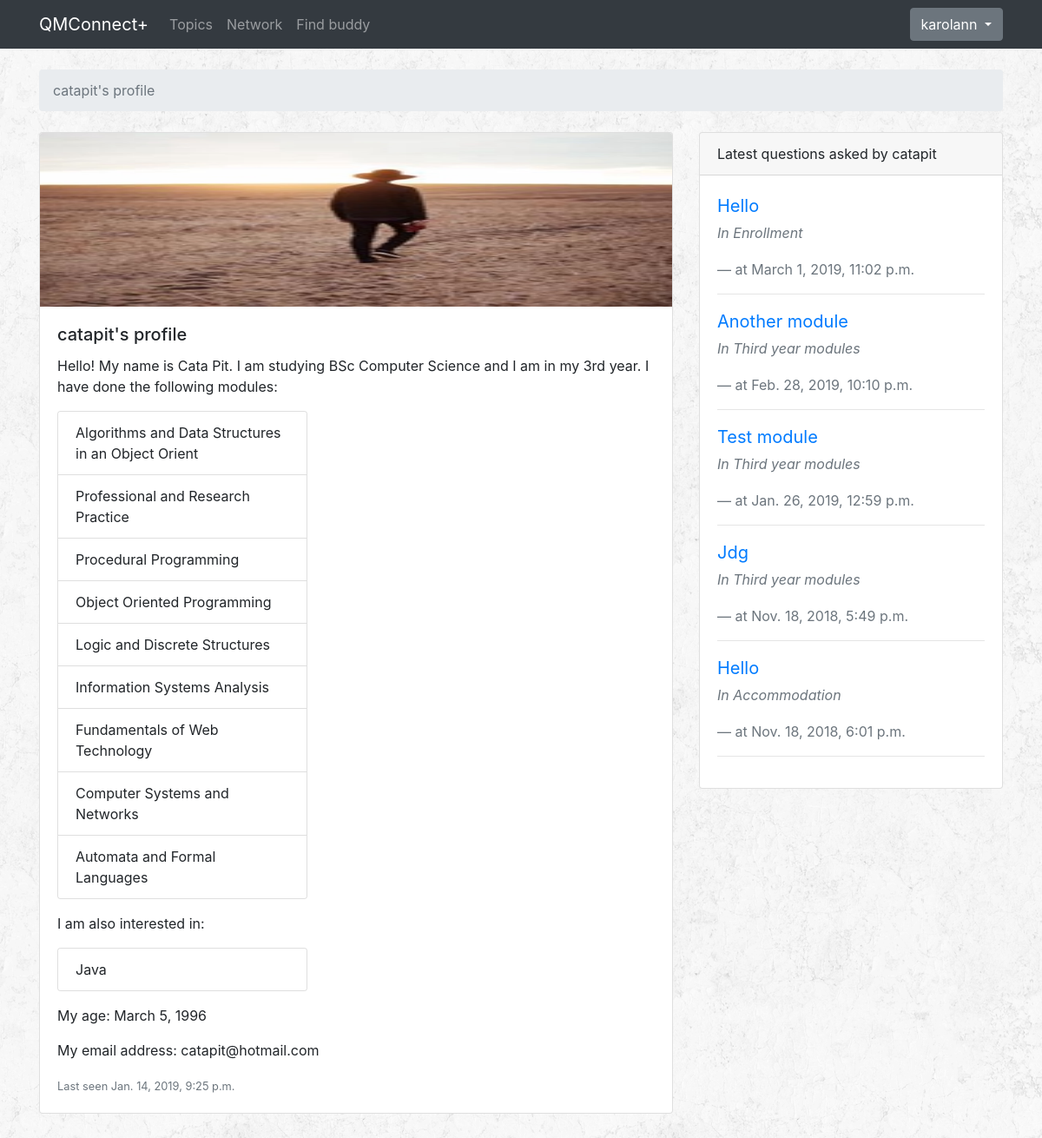
Screenshot of /profile/8/ (signed in) with the database file from the repository.
### accounts/models.py (models this page shows, shortened)
class Profile(models.Model):
    YEAR = (
        ('1', '1st year'),
        ('2', '2nd year'),
        ('3', '3rd year'),
    )
    SUBJECT = (
        ('BCS', 'BSc Computer Science'),
        ('BCSM', 'BSc Computer Science and Mathematics'),
        ('BCSIE', 'BSc Computer Science with Industrial Experience'),
        ('BCSWM', 'BSc Computer Science with Management (ITMB)'),
    )
    user = models.OneToOneField(User, on_delete=models.CASCADE)
    dob = models.DateField(auto_now=False, auto_now_add=False)
    image = models.ImageField(upload_to='profile_images', default='')
    universityYear = models.CharField(choices=YEAR, max_length=1, default='')
    subject = models.CharField(choices=SUBJECT, max_length=5, default='')
    module = models.ManyToManyField(Module)
    interest = models.ManyToManyField(Interest)
    message = models.ManyToManyField('self', blank=True, symmetrical=False, through="Message")

class Module(models.Model):
    name = models.CharField(max_length=50)
    def __str__(self):
        return self.name

class Interest(models.Model):
    name = models.CharField(max_length=50)
    def __str__(self):
        return self.name

### qa/models.py (models this page shows, shortened)
class Question(models.Model):
    subject = models.CharField(max_length=255)
    last_updated = models.DateTimeField(auto_now_add=True)
    topic = models.ForeignKey(Topic, related_name='questions', on_delete=models.CASCADE)
    starter = models.ForeignKey(User, related_name='questions', on_delete=models.CASCADE)
    views = models.PositiveIntegerField(default=0)
    def __str__(self):
        return self.subject

class Topic(models.Model):
    name = models.CharField(max_length=30, unique=True)
    description = models.CharField(max_length=100)
    def __str__(self):
        return self.name

### accounts/views.py (the view)
# urls.py: path('profile/<int:pk>/', accounts_views.profile, name='profile'),
@login_required
def profile(request, pk):
    user = get_object_or_404(User, pk=pk)
    users = User.objects.all()
    user_questions = Question.objects.filter(starter = user)[:5]
    return render(request, 'profile.html', {
        'user': user,
        'user_questions': user_questions
    })

### templates/profile.html (shortened to what this page needs)
{% extends 'base.html' %}
{% block breadcrumb %}
<li class="breadcrumb-item active">{{ user }}'s profile</li>
{% endblock %}
{% block content %}
<div class="bottom-padding">
  <div class="row">
    <div class="col-md-8">
      <div class="card">
        <img class="card-img-top" src="/profile_images/{{ user.profile.image }}" alt="User profile picture" width="100" height="200">
        <div class="card-body">
          <h5 class="card-title">{{ user }}'s profile</h5>
          <p class="card-text">Hello! My name is {{ user.get_full_name }}. I am studying {{ user.profile.get_subject_display }} and I am in my {{ user.profile.get_universityYear_display }}. I have done the following modules:</p>
          <div class="card" style="width: 18rem;">
            <ul class="list-group list-group-flush">
              {% for module in user.profile.module.all %}
              <li class="list-group-item">{{ module }}</li>
              {% endfor %}
            </ul>
          </div>
          <p class="card-text">I am also interested in:</p>
          <div class="card" style="width: 18rem;">
            <ul class="list-group list-group-flush">
              {% for interest in user.profile.interest.all %}
              <li class="list-group-item">{{ interest }}</li>
              {% endfor %}
            </ul>
          </div>
          <p class="card-text">My age: {{ user.profile.dob }}</p>
          <p class="card-text">My email address: {{ user.email }}</p>
          <p class="card-text"><small class="text-muted">Last seen {{ user.last_login }}</small></p>
        </div>
      </div>
    </div>
    <div class="col-md-4">
      <div class="card mb-4">
        <div class="card-header">
          Latest questions asked by {{ user }}
        </div>
        <div class="card-body">
          <blockquote class="blockquote mb-0">
            {% for userqs in user_questions %}
              <a href="{% url 'qa:question_answers' userqs.topic.pk userqs.pk %}">{{ userqs }}</a>
              <p class="card-text"><small class="text-muted"><cite>In {{ userqs.topic }} </cite></small></p>
              <footer class="blockquote-footer">at {{ userqs.last_updated }}</footer>
              <hr/>
            {% empty %}
              <p class="card-text"><small class="text-muted"><cite>No questions asked yet. :-( </cite></small></p>
            {% endfor %}
          </blockquote>
        </div>
      </div>
    </div>
  </div>
</div>
{% endblock %}

### templates/base.html (shortened to what this page needs)
{% load static %}
<!DOCTYPE html>
<html>
<head>
  <link rel="stylesheet" href="{% static 'css/bootstrap.min.css' %}">
  <link rel="stylesheet" href="{% static 'css/style.css' %}">
</head>
<body>
  {% block body %}
  <nav class="navbar navbar-expand-lg navbar-dark bg-dark">
    <div class="container">
      <a class="navbar-brand" href="{% url 'qa:latest' %}">QMConnect+</a>
      <div class="collapse navbar-collapse" id="mainMenu">
        <ul class="navbar-nav mr-auto">
          <li class="nav-item">
            <a class="nav-link" href="{% url 'qa:home' %}">Topics</a>
          </li>
          <li class="nav-item">
            <a class="nav-link" href="{% url 'qa:network' %}">Network</a>
          </li>
          {% if user.is_authenticated %}
            <li class="nav-item">
              <a class="nav-link" href="{% url 'qa:studybuddy' %}">Find buddy</a>
            </li>
          {% endif %}
        </ul>
        {% if user.is_authenticated %}
        <ul class="navbar-nav ml-auto">
          <li class="nav-item dropdown">
            <a class="btn btn-secondary dropdown-toggle" href="#" id="userMenu" data-toggle="dropdown" aria-haspopup="true" aria-expanded="false"> {{ request.user }} </a>
          </li>
        </ul>
        {% else %}
        <form class="form-inline ml-auto">
          <a href="{% url 'login' %}" class="btn btn-outline-secondary">Log in</a>
          <a href="{% url 'register' %}" class="btn btn-primary ml-2">Register</a>
        </form>
        {% endif %}
      </div>
    </div>
  </nav>
  <div class="container">
    <ol class="breadcrumb my-4">
      {% block breadcrumb %}
      {% endblock %}
    </ol>
    {% block content %}
    {% endblock %}
  </div>
  {% endblock body %}
</body>
</html>

### static/css/style.css (style rules this page uses)
body { background-image: url(../images/rockywall.png); }
.bottom-padding { padding-bottom: 50px; }

### rows the page displays
Module: name "Algorithms and Data Structures in an Object Orient"
Module: name "Professional and Research Practice"
Module: name "Procedural Programming"
Module: name "Object Oriented Programming"
Module: name "Logic and Discrete Structures"
Module: name "Information Systems Analysis"
Module: name "Fundamentals of Web Technology"
Module: name "Computer Systems and Networks"
Module: name "Automata and Formal Languages"
Interest: name "Java"
Question: subject "Hello", topic "Enrollment", last_updated "March 1, 2019, 11:02 p.m."
Question: subject "Another module", topic "Third year modules", last_updated "Feb. 28, 2019, 10:10 p.m."
Question: subject "Test module", topic "Third year modules", last_updated "Jan. 26, 2019, 12:59 p.m."
Question: subject "Jdg", topic "Third year modules", last_updated "Nov. 18, 2018, 5:49 p.m."
Question: subject "Hello", topic "Accommodation", last_updated "Nov. 18, 2018, 6:01 p.m."

### other values shown
{{ request.user }} "karolann"
{{ user }} "catapit"
{{ user.get_full_name }} "Cata Pit"
{{ user.profile.get_subject_display }} "BSc Computer Science"
{{ user.profile.get_universityYear_display }} "3rd year"
{{ user.profile.dob }} "March 5, 1996"
{{ user.email }} "catapit@hotmail.com"
{{ user.last_login }} "Jan. 14, 2019, 9:25 p.m."
